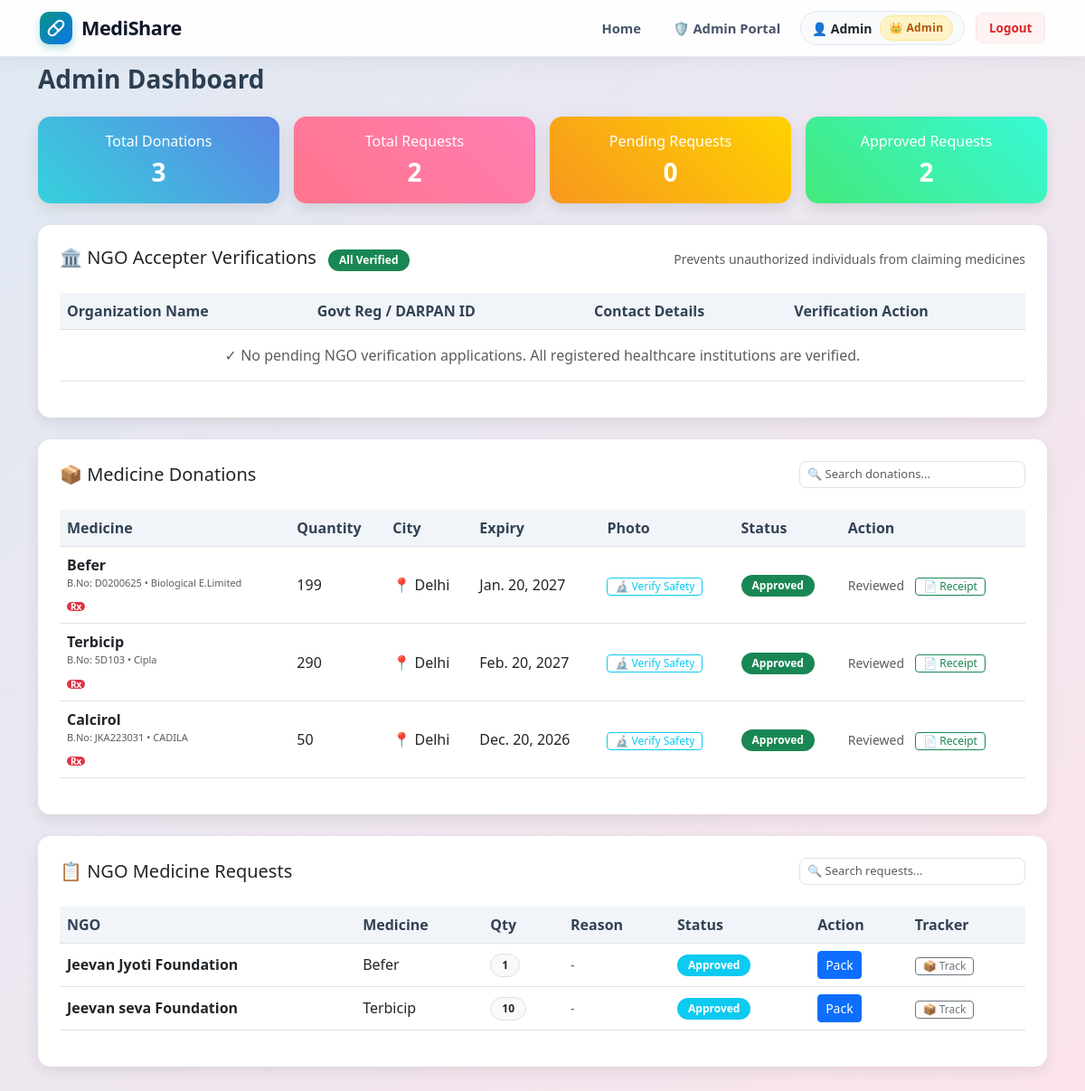
The app's page /admin-dashboard/ (signed in) with its own data.
### core/models.py (models this page shows, shortened)
class User(AbstractUser):
    ROLE_CHOICES = (
        ('DONOR', 'Donor'),
        ('NGO', 'NGO'),
    )
    role = models.CharField(max_length=10, choices=ROLE_CHOICES, default='DONOR')
    phone = models.CharField(max_length=15, blank=True, null=True)
    address = models.TextField(blank=True, null=True)
    ngo_name = models.CharField(max_length=200, blank=True, null=True)
    NGO_STATUS_CHOICES = (
        ('PENDING', 'Pending Verification'),
        ('APPROVED', 'Approved'),
        ('REJECTED', 'Rejected'),
    )
    ngo_reg_number = models.CharField(max_length=100, blank=True, null=True)
    ngo_document = models.FileField(upload_to='ngo_documents/', blank=True, null=True)
    is_verified_ngo = models.BooleanField(default=False)
    ngo_verification_status = models.CharField(max_length=20, choices=NGO_STATUS_CHOICES, default='PENDING')

class MedicineDonation(models.Model):
    STATUS_CHOICES = [
        ('PENDING', 'Pending'),
        ('APPROVED', 'Approved'),
        ('REJECTED', 'Rejected'),
    ]
    PACKAGING_CHOICES = [
        ('SEALED_BLISTER', 'Original Sealed Blister/Strip'),
        ('INTACT_BOTTLE', 'Unopened Bottle with Intact Seal'),
        ('ORIGINAL_BOX', 'Original Intact Box/Vial Pack'),
        ('OPENED_DAMAGED', 'Opened or Damaged Packaging (Ineligible)'),
    ]
    STORAGE_CHOICES = [
        ('ROOM_TEMPERATURE', 'Room Temperature (< 25°C)'),
        ('COLD_CHAIN', 'Refrigerated / Cold Chain (2°C - 8°C)'),
        ('COOL_DRY', 'Cool & Dry Place (< 30°C)'),
    ]
    donor = models.ForeignKey(User, on_delete=models.CASCADE)
    medicine_name = models.CharField(max_length=100)
    quantity = models.IntegerField()
    expiry_date = models.DateField()
    city = models.CharField(max_length=100)
    batch_number = models.CharField(max_length=50, blank=True, null=True, default='')
    manufacturer = models.CharField(max_length=100, blank=True, null=True, default='')
    packaging_condition = models.CharField(max_length=30, choices=PACKAGING_CHOICES, default='SEALED_BLISTER')
    is_opened = models.BooleanField(default=False)
    storage_conditions = models.CharField(max_length=30, choices=STORAGE_CHOICES, default='ROOM_TEMPERATURE')
    prescription_required = models.BooleanField(default=False)
    authenticity_declared = models.BooleanField(default=True)
    status = models.CharField(max_length=10, choices=STATUS_CHOICES, default='PENDING')
    image = models.ImageField(upload_to='medicine_images/', blank=True, null=True)

class MedicineRequest(models.Model):
    STATUS_CHOICES = [
        ('REQUESTED', 'Requested'),
        ('APPROVED', 'Approved'),
        ('PACKED', 'Packed'),
        ('SHIPPED', 'Shipped'),
        ('OUT_FOR_DELIVERY', 'Out for Delivery'),
        ('DELIVERED', 'Delivered'),
        ('REJECTED', 'Rejected'),
    ]
    ngo = models.ForeignKey(User, on_delete=models.CASCADE)
    donation = models.ForeignKey(MedicineDonation, on_delete=models.CASCADE)
    quantity = models.IntegerField(default=1)
    reason = models.TextField(blank=True, null=True)
    status = models.CharField(
        max_length=20,
        choices=STATUS_CHOICES,
        default='REQUESTED'
    )
    created_at = models.DateTimeField(auto_now_add=True)

### core/views.py (the view)
# urls.py: path('admin-dashboard/', views.admin_dashboard, name='admin_dashboard'),
@login_required
@never_cache
def admin_dashboard(request):
    if not request.user.is_superuser:
        if request.user.role == 'NGO':
            return redirect('ngo_dashboard')
        return redirect('dashboard')
    donations = MedicineDonation.objects.all()
    requests = MedicineRequest.objects.all()
    pending_ngos = User.objects.filter(role='NGO', is_verified_ngo=False, ngo_verification_status='PENDING')
    verified_ngos = User.objects.filter(role='NGO', is_verified_ngo=True)
    return render(request, 'admin_dashboard.html', {
        'donations': donations,
        'requests': requests,
        'pending_requests': requests.filter(
            status='REQUESTED'
        ).count(),
        'approved_requests': requests.filter(
            status='APPROVED'
        ).count(),
        'pending_ngos': pending_ngos,
        'pending_ngos_count': pending_ngos.count(),
        'verified_ngos': verified_ngos,
    })

### core/templates/admin_dashboard.html (shortened to what this page needs)
<!DOCTYPE html>
<html>
<head>
<link href="https://cdn.jsdelivr.net/npm/bootstrap@5.3.0/dist/css/bootstrap.min.css" rel="stylesheet">
<link rel="stylesheet" href="https://cdn.jsdelivr.net/npm/bootstrap-icons@1.11.3/font/bootstrap-icons.min.css">
</head>
<body>
{% include 'navbar.html' %}
<div class="container mt-2">
<h3 class="mb-4">Admin Dashboard</h3>
<div class="row mb-4 g-3">
    <div class="col-md-3 col-6">
        <div class="card-box stat1">
            <h6>Total Donations</h6>
            <h3 class="text-white mt-1 mb-0">{{ donations|length }}</h3>
        </div>
    </div>
    <div class="col-md-3 col-6">
        <div class="card-box stat2">
            <h6>Total Requests</h6>
            <h3 class="text-white mt-1 mb-0">{{ requests|length }}</h3>
        </div>
    </div>
    <div class="col-md-3 col-6">
        <div class="card-box stat3">
            <h6>Pending Requests</h6>
            <h3 class="text-white mt-1 mb-0">{{ pending_requests }}</h3>
        </div>
    </div>
    <div class="col-md-3 col-6">
        <div class="card-box stat4">
            <h6>Approved Requests</h6>
            <h3 class="text-white mt-1 mb-0">{{ approved_requests }}</h3>
        </div>
    </div>
</div>
<div class="table-container mb-4">
    <div class="d-flex justify-content-between align-items-center mb-3">
        <h5 class="mb-0">
            🏛️ NGO Accepter Verifications
            {% if pending_ngos_count > 0 %}
                <span class="badge bg-warning text-dark ms-2">{{ pending_ngos_count }} Pending Review</span>
            {% else %}
                <span class="badge bg-success ms-2">All Verified</span>
            {% endif %}
        </h5>
        <span class="text-muted small">Prevents unauthorized individuals from claiming medicines</span>
    </div>
    <div class="table-responsive">
        <table class="table table-hover align-middle mt-2">
            <thead>
                <tr>
                    <th>Organization Name</th>
                    <th>Govt Reg / DARPAN ID</th>
                    <th>Contact Details</th>
                    <th>Verification Action</th>
                </tr>
            </thead>
            <tbody>
                {% for ngo in pending_ngos %}
                <tr style="background:#fffdf7;">
                    <td>
                        <strong>{{ ngo.ngo_name|default:ngo.username }}</strong>
                        <div class="text-muted" style="font-size:11px;">Username: @{{ ngo.username }} · {{ ngo.email }}</div>
                    </td>
                    <td>
                        <span class="badge bg-light text-dark border font-monospace">{{ ngo.ngo_reg_number|default:"Not Provided" }}</span>
                    </td>
                    <td>
                        <div class="small fw-semibold">{{ ngo.phone|default:"-" }}</div>
                        <div class="text-muted" style="font-size:11px;">{{ ngo.address|default:"-" }}</div>
                    </td>
                    <td>
                        <a href="{% url 'approve_ngo' ngo.id %}" class="btn btn-sm btn-approve me-1" onclick="return confirm('Approve {{ ngo.ngo_name|default:ngo.username }} for medicine requests?')">
                            ✅ Verify & Approve
                        </a>
                        <a href="{% url 'reject_ngo' ngo.id %}" class="btn btn-sm btn-reject" onclick="return confirm('Reject this NGO registration?')">
                            ❌ Reject
                        </a>
                    </td>
                </tr>
                {% empty %}
                <tr>
                    <td colspan="4" class="text-center text-muted py-3">
                        ✓ No pending NGO verification applications. All registered healthcare institutions are verified.
                    </td>
                </tr>
                {% endfor %}
            </tbody>
        </table>
    </div>
</div>
<div class="table-container mb-4">
<div class="d-flex justify-content-between align-items-center mb-3">
    <h5 class="mb-0">📦 Medicine Donations</h5>
    <input type="text" id="donationSearch" class="form-control form-control-sm search-box" placeholder="🔍 Search donations...">
</div>
<div class="table-responsive">
<table class="table table-hover align-middle mt-2" id="donationsTable">
<thead>
<tr>
    <th>Medicine</th>
    <th>Quantity</th>
    <th>City</th>
    <th>Expiry</th>
    <th>Photo</th>
    <th>Status</th>
    <th>Action</th>
</tr>
</thead>
<tbody>
{% for d in donations %}
<tr>
    <td>
        <strong>{{ d.medicine_name }}</strong>
        <div class="text-muted" style="font-size:11px;">
            {% if d.batch_number %}B.No: {{ d.batch_number }}{% endif %}
            {% if d.manufacturer %}&bull; {{ d.manufacturer }}{% endif %}
        </div>
        <div class="mt-1">
            {% if d.prescription_required %}
                <span class="badge bg-danger text-white py-0 px-1" style="font-size:10px;">Rx</span>
            {% else %}
                <span class="badge bg-secondary text-white py-0 px-1" style="font-size:10px;">OTC</span>
            {% endif %}
        </div>
    </td>
    <td>{{ d.quantity }}</td>
    <td>📍 {{ d.city }}</td>
    <td>{{ d.expiry_date }}</td>
    <td>
        <button type="button" class="btn btn-sm btn-outline-info py-0 px-2" data-bs-toggle="modal" data-bs-target="#imgModal{{ d.id }}" style="font-size:12px;">
            🔬 Verify Safety
        </button>
    </td>
    <td>
        {% if d.status == "PENDING" %}
            <span class="badge bg-warning text-dark">Pending</span>
        {% elif d.status == "APPROVED" %}
            <span class="badge bg-success">Approved</span>
        {% elif d.status == "REJECTED" %}
            <span class="badge bg-danger">Rejected</span>
        {% else %}
            <span class="badge bg-info">{{ d.status }}</span>
        {% endif %}
    </td>
    <td>
        {% if d.status == "PENDING" %}
            <form action="{% url 'approve_donation' d.id %}" method="POST" style="display:inline;">
                {% csrf_token %}
                <button type="submit" class="btn btn-sm btn-approve">Approve</button>
            </form>
            <form action="{% url 'reject_donation' d.id %}" method="POST" style="display:inline;">
                {% csrf_token %}
                <button type="submit" class="btn btn-sm btn-reject">Reject</button>
            </form>
        {% else %}
            <span class="text-muted small me-1">Reviewed</span>
        {% endif %}
        <a href="{% url 'donation_receipt' d.id %}" target="_blank" class="btn btn-sm btn-outline-success py-0 px-2 ms-1" style="font-size:12px;">
            📄 Receipt
        </a>
    </td>
</tr>
{% empty %}
<tr>
    <td colspan="7" class="text-center text-muted py-4">No donations yet.</td>
</tr>
{% endfor %}
</tbody>
</table>
</div>
</div>
<div class="table-container">
<div class="d-flex justify-content-between align-items-center mb-3">
    <h5 class="mb-0">📋 NGO Medicine Requests</h5>
    <input type="text" id="requestSearch" class="form-control form-control-sm search-box" placeholder="🔍 Search requests...">
</div>
<div class="table-responsive">
<table class="table table-hover align-middle mt-2" id="requestsTable">
<thead>
<tr>
    <th>NGO</th>
    <th>Medicine</th>
    <th>Qty</th>
    <th>Reason</th>
    <th>Status</th>
    <th>Action</th>
    <th>Tracker</th>
</tr>
</thead>
<tbody>
{% for r in requests %}
<tr>
    <td><strong>{{ r.ngo.ngo_name|default:r.ngo.username }}</strong></td>
    <td>{{ r.donation.medicine_name }}</td>
    <td><span class="badge bg-light text-dark border">{{ r.quantity }}</span></td>
    <td><span class="text-muted small">{{ r.reason|default:"-" }}</span></td>
    <td>
        {% if r.status == "REQUESTED" %}
            <span class="badge bg-warning text-dark">Requested</span>
        {% elif r.status == "APPROVED" %}
            <span class="badge bg-info">Approved</span>
        {% elif r.status == "PACKED" %}
            <span class="badge bg-primary">Packed</span>
        {% elif r.status == "OUT_FOR_DELIVERY" or r.status == "SHIPPED" %}
            <span class="badge bg-warning">Out for Delivery</span>
        {% elif r.status == "DELIVERED" %}
            <span class="badge bg-success">Delivered</span>
        {% elif r.status == "REJECTED" %}
            <span class="badge bg-danger">Rejected</span>
        {% endif %}
    </td>
    <td>
        {% if r.status == "REQUESTED" %}
            <form action="/approve/{{ r.id }}/" method="POST" style="display:inline;">
                {% csrf_token %}
                <button type="submit" class="btn btn-sm btn-approve">Approve</button>
            </form>
            <form action="/reject/{{ r.id }}/" method="POST" style="display:inline;">
                {% csrf_token %}
                <button type="submit" class="btn btn-sm btn-reject">Reject</button>
            </form>
        {% elif r.status == "APPROVED" %}
            <form action="/packed/{{ r.id }}/" method="POST" style="display:inline;">
                <button type="submit" class="btn btn-sm btn-primary">Pack</button>
            </form>
        {% elif r.status == "PACKED" %}
            <form action="/out/{{ r.id }}/" method="POST" style="display:inline;">
                {% csrf_token %}
                <button type="submit" class="btn btn-sm btn-warning text-dark">Ship</button>
            </form>
        {% elif r.status == "OUT_FOR_DELIVERY" or r.status == "SHIPPED" %}
            <form action="/delivered/{{ r.id }}/" method="POST" style="display:inline;">
                {% csrf_token %}
                <button type="submit" class="btn btn-sm btn-success">Deliver</button>
            </form>
        {% else %}
            <span class="text-muted small">Completed</span>
        {% endif %}
    </td>
    <td>
        <a href="{% url 'track_request' r.id %}" class="btn btn-sm btn-outline-secondary py-0 px-2" style="font-size:12px;">
            📦 Track
        </a>
    </td>
</tr>
{% empty %}
<tr>
    <td colspan="7" class="text-center text-muted py-4">No requests yet.</td>
</tr>
{% endfor %}
</tbody>
</table>
</div>
</div>
</div>
</body>
</html>

### core/templates/navbar.html (shortened to what this page needs)
<nav class="navbar navbar-expand-lg medishare-navbar">
  <div class="container-fluid px-lg-4">
    <a class="medishare-brand" href="/">
      <div class="medishare-brand-icon">
        <svg width="20" height="20" viewBox="0 0 24 24" fill="none" stroke="currentColor" stroke-width="2.5" stroke-linecap="round" stroke-linejoin="round">
          <path d="m10.5 20.5 10-10a4.95 4.95 0 1 0-7-7l-10 10a4.95 4.95 0 1 0 7 7Z"></path>
          <path d="m8.5 8.5 7 7"></path>
        </svg>
      </div>
      <span>MediShare</span>
    </a>
    <div class="collapse navbar-collapse justify-content-end" id="medishareNavbar">
      <ul class="navbar-nav align-items-lg-center gap-2 mt-3 mt-lg-0">
        <li class="nav-item">
          <a class="medishare-nav-link" href="/">
            <span>Home</span>
          </a>
        </li>
        {% if user.is_authenticated %}
          {% if user.is_superuser %}
            <li class="nav-item">
              <a class="medishare-nav-link text-primary fw-bold" href="{% url 'admin_dashboard' %}">
                <span>🛡️ Admin Portal</span>
              </a>
            </li>
          {% elif user.role == 'NGO' %}
            <li class="nav-item">
              <a class="medishare-nav-link text-primary fw-bold" href="{% url 'ngo_dashboard' %}">
                <span>🏥 Medicine Marketplace</span>
              </a>
            </li>
          {% endif %}
          <li class="nav-item">
            <div class="user-badge-pill">
              <span class="fw-semibold text-dark small">👤 {{ user.username }}</span>
              {% if user.is_superuser %}
                <span class="medishare-role-badge badge-role-admin">👑 Admin</span>
              {% elif user.role == 'NGO' %}
                <span class="medishare-role-badge badge-role-ngo">🏥 {{ user.ngo_name|default:"NGO Partner" }}</span>
              {% else %}
                <span class="medishare-role-badge badge-role-donor">💙 Donor</span>
              {% endif %}
            </div>
          </li>
          <li class="nav-item ms-lg-1">
            <a class="btn-nav-logout" href="{% url 'logout' %}">
              <span>Logout</span>
            </a>
          </li>
        {% endif %}
      </ul>
    </div>
  </div>
</nav>

### records on screen
User: username "Admin"
MedicineDonation: medicine_name "Befer", batch_number "D0200625", manufacturer "Biological E.Limited", prescription_required "Rx", quantity "199", city "Delhi", expiry_date "Jan. 20, 2027", status "Approved"
MedicineDonation: medicine_name "Terbicip", batch_number "5D103", manufacturer "Cipla", prescription_required "Rx", quantity "290", city "Delhi", expiry_date "Feb. 20, 2027", status "Approved"
MedicineDonation: medicine_name "Calcirol", batch_number "JKA223031", manufacturer "CADILA", prescription_required "Rx", quantity "50", city "Delhi", expiry_date "Dec. 20, 2026", status "Approved"
MedicineRequest: ngo.ngo_name "Jeevan Jyoti Foundation", donation.medicine_name "Befer", quantity "1", reason "-", status "Approved"
MedicineRequest: ngo.ngo_name "Jeevan seva Foundation", donation.medicine_name "Terbicip", quantity "10", reason "-", status "Approved"

### other values on screen
{{ donations|length }} "3"
{{ requests|length }} "2"
{{ pending_requests }} "0"
{{ approved_requests }} "2"
